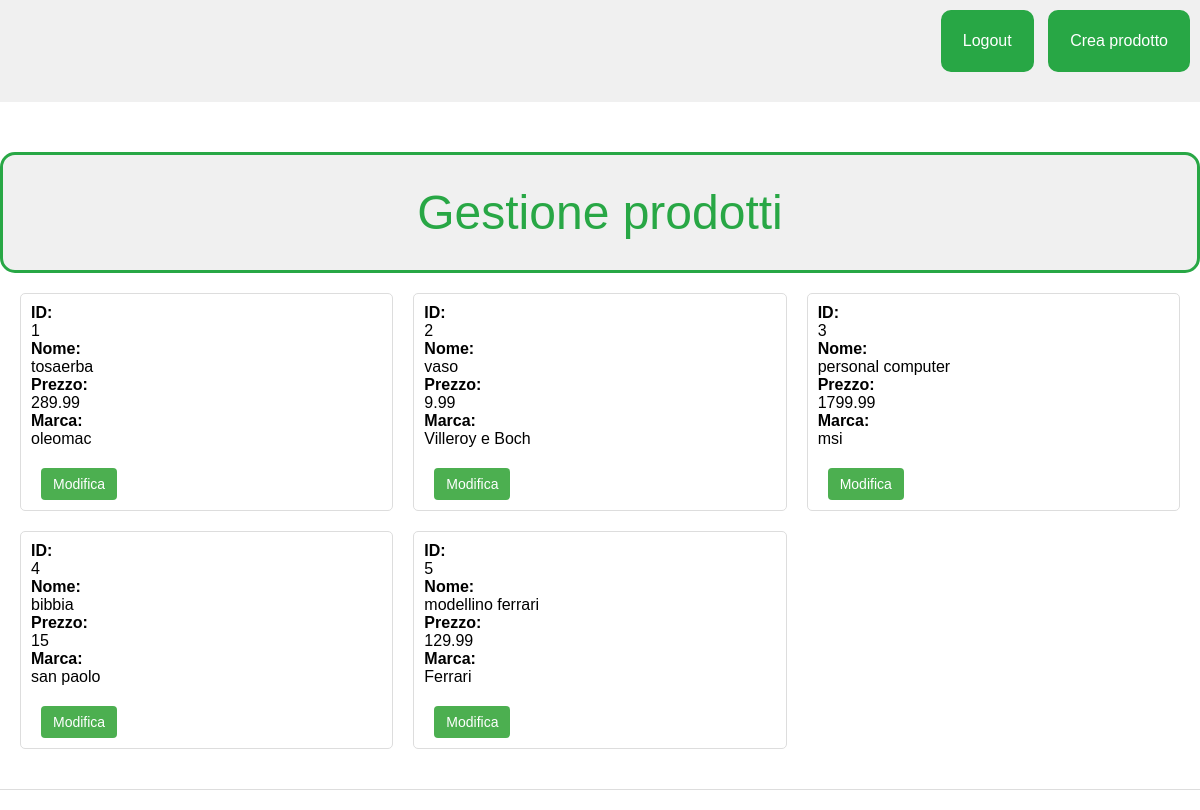
The page /views/products/show.php (signed in) on the database its author committed.
### tables this page shows
create table if not exists products
(
    id     int not null auto_increment primary key,
    nome   varchar(50),
    prezzo float,
    marca  varchar(50)
);

### models/products.php (called while the page is built, shortened)
<?php
class products
{
    private $id;
    private $nome;
    private $prezzo;
    private $marca;
    public function getId()
    {
        return $this->id;
    }
    public function getNome()
    {
        return $this->nome;
    }
    public function getPrezzo()
    {
        return $this->prezzo;
    }
    public function getMarca()
    {
        return $this->marca;
    }
}

### views/products/show.php (the view, shortened to what this page needs)
<?php
require_once "../../models/products.php";
$pdo = Database::Connessione('localhost', 'ecommerce5E', '/config.txt');
$query = "SELECT * FROM products";
$stmt = $pdo->query($query);
$products = $stmt->fetchAll(PDO::FETCH_CLASS,'models\products');
?>
<!DOCTYPE html>
<html lang="en">
<head>
    <link rel="stylesheet" href="../../css/styles.css">
</head>
<body>
<header>
    <form action="../logout.php">
        <input type="submit" value="Logout"/>
    </form>
    <form action="../admin/products/create.php">
        <input type="submit" value="Crea prodotto"/>
    </form>
</header>
<div class="title">Gestione prodotti</div>
<div class="products-container">
    <?php foreach ($products as $product): ?>
        <div class="product">
            <div class="product-details">
                <label>ID:</label>
                <div><?php echo $product->getId(); ?></div>
                <label>Nome:</label>
                <div><?php echo $product->getNome(); ?></div>
                <label>Prezzo:</label>
                <div><?php echo $product->getPrezzo(); ?></div>
                <label>Marca:</label>
                <div><?php echo $product->getMarca(); ?></div>
            </div>
            <form action="../admin/products/update.php" method="post">
                <button type="submit" class="add-to-cart-btn">Modifica</button>
            </form>
        </div>
    <?php endforeach; ?>
</div>
<hr>
</body>
</html>

### css/styles.css (style rules this page uses)
body { font-family: Arial, sans-serif; margin: 0; padding: 0; }
header { text-align: right; padding: 10px; background-color: #f0f0f0; }
form { display: inline-block; margin-left: 10px; }
.products-container { display: grid; grid-template-columns: repeat(auto-fill, minmax(300px, 1fr)); gap: 20px; padding: 20px; }
.product { border: 1px solid #ddd; padding: 10px; border-radius: 5px; }
.product-details { margin-bottom: 10px; }
.add-to-cart-btn { background-color: #4caf50; color: #fff; border: none; padding: 8px 12px; text-align: center; text-decoration: none; display: block; margin-top: 10px; font-size: 14px; border-radius: 4px; cursor: pointer; }
label { font-weight: bold; }
hr { margin: 20px 0; border: none; border-top: 1px solid #ddd; }
.title { text-align: center; font-size: 48px; padding: 30px; border: 3px solid #28a745; border-radius: 15px; margin-top: 50px; background-color: #f0f0f0; color: #28a745; }
input[type="text"], input[type="password"], input[type="submit"] { width: 100%; padding: 20px; border: 2px solid #28a745; border-radius: 10px; font-size: 16px; margin-bottom: 20px; }
input[type="submit"] { background-color: #28a745; color: white; cursor: pointer; }

### rows shown on the page
products: id "1", nome "tosaerba", prezzo "289.99", marca "oleomac"
products: id "2", nome "vaso", prezzo "9.99", marca "Villeroy e Boch"
products: id "3", nome "personal computer", prezzo "1799.99", marca "msi"
products: id "4", nome "bibbia", prezzo "15", marca "san paolo"
products: id "5", nome "modellino ferrari", prezzo "129.99", marca "Ferrari"
